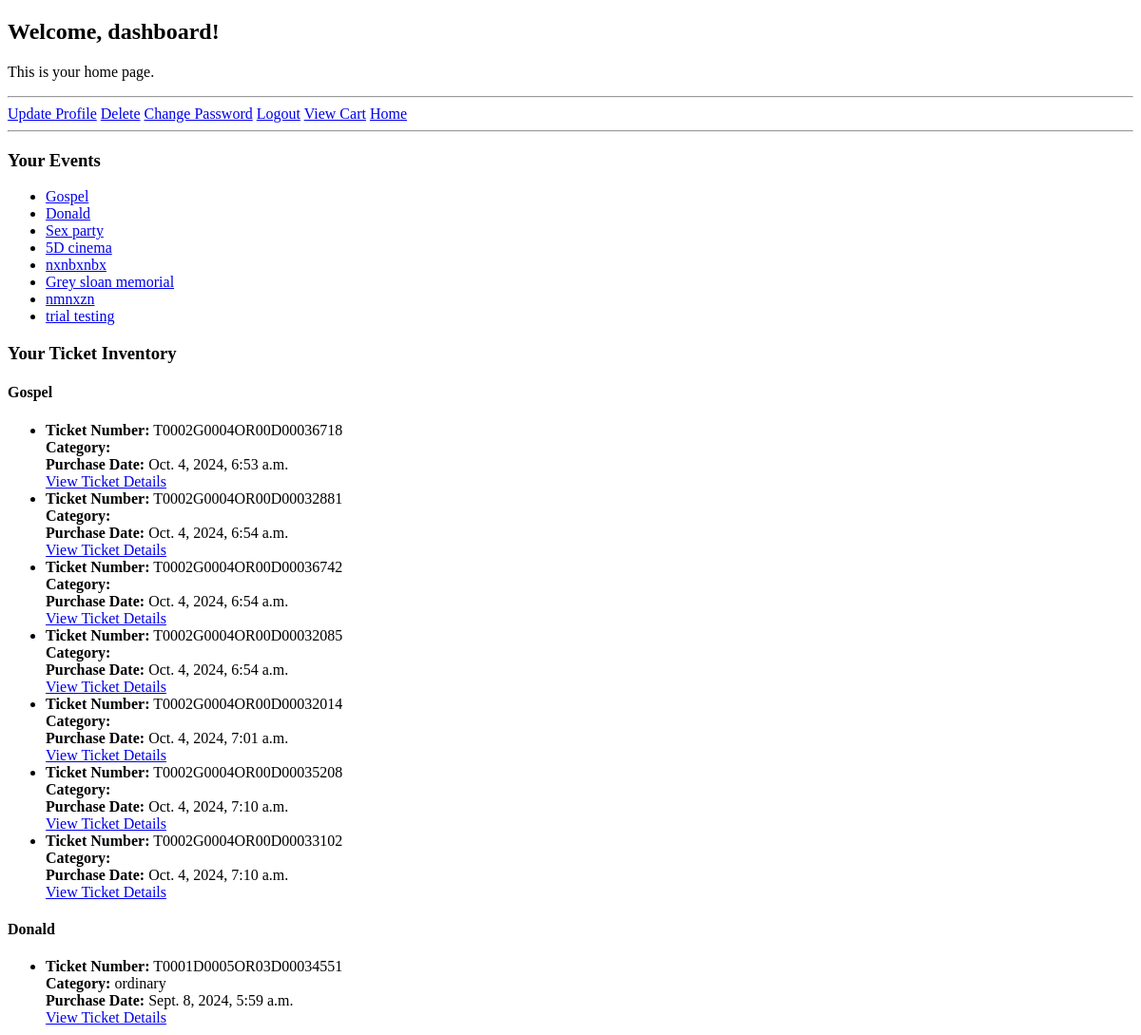
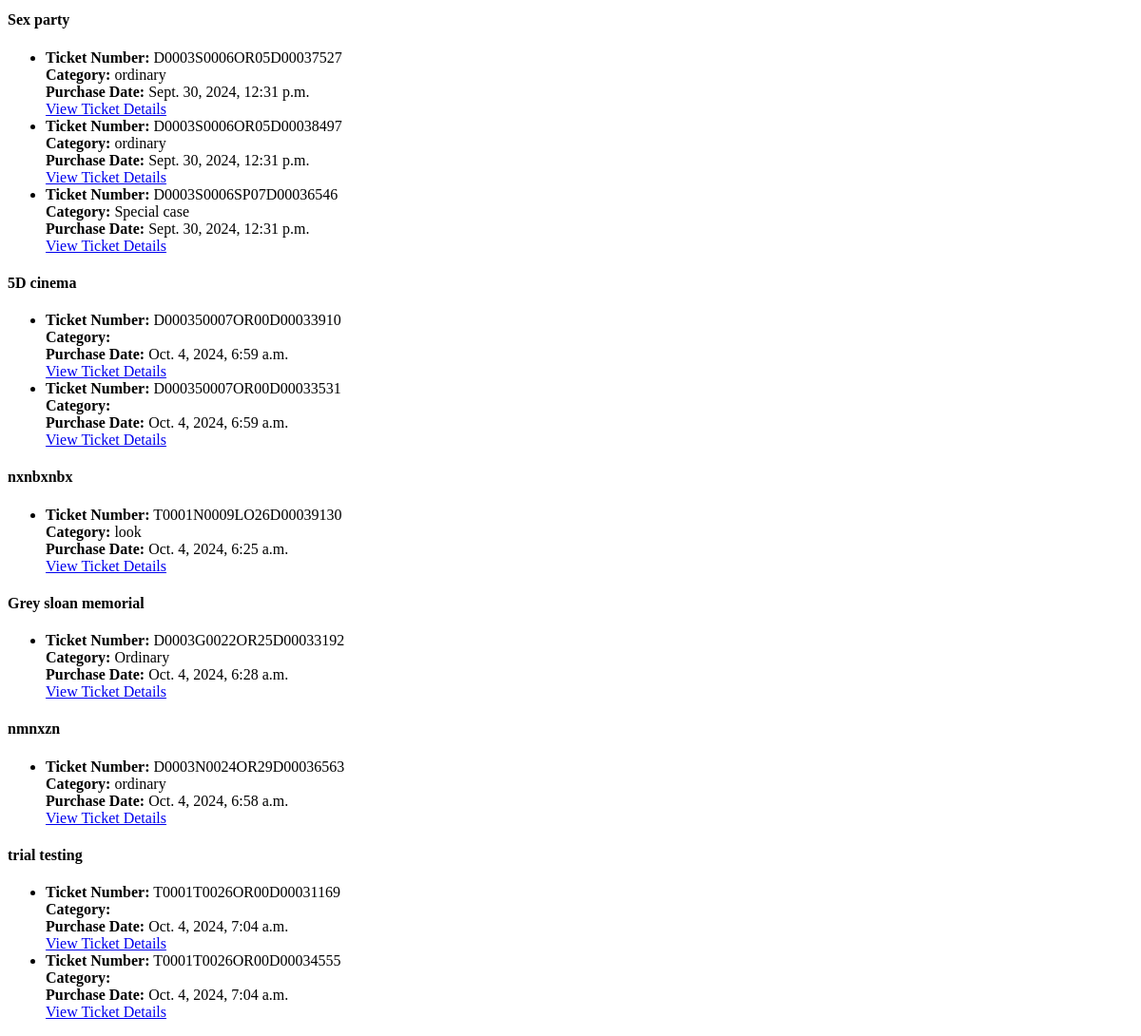
/customers/home/ (signed in), run on an earlier commit of the app's database (2 pictures, top to bottom).
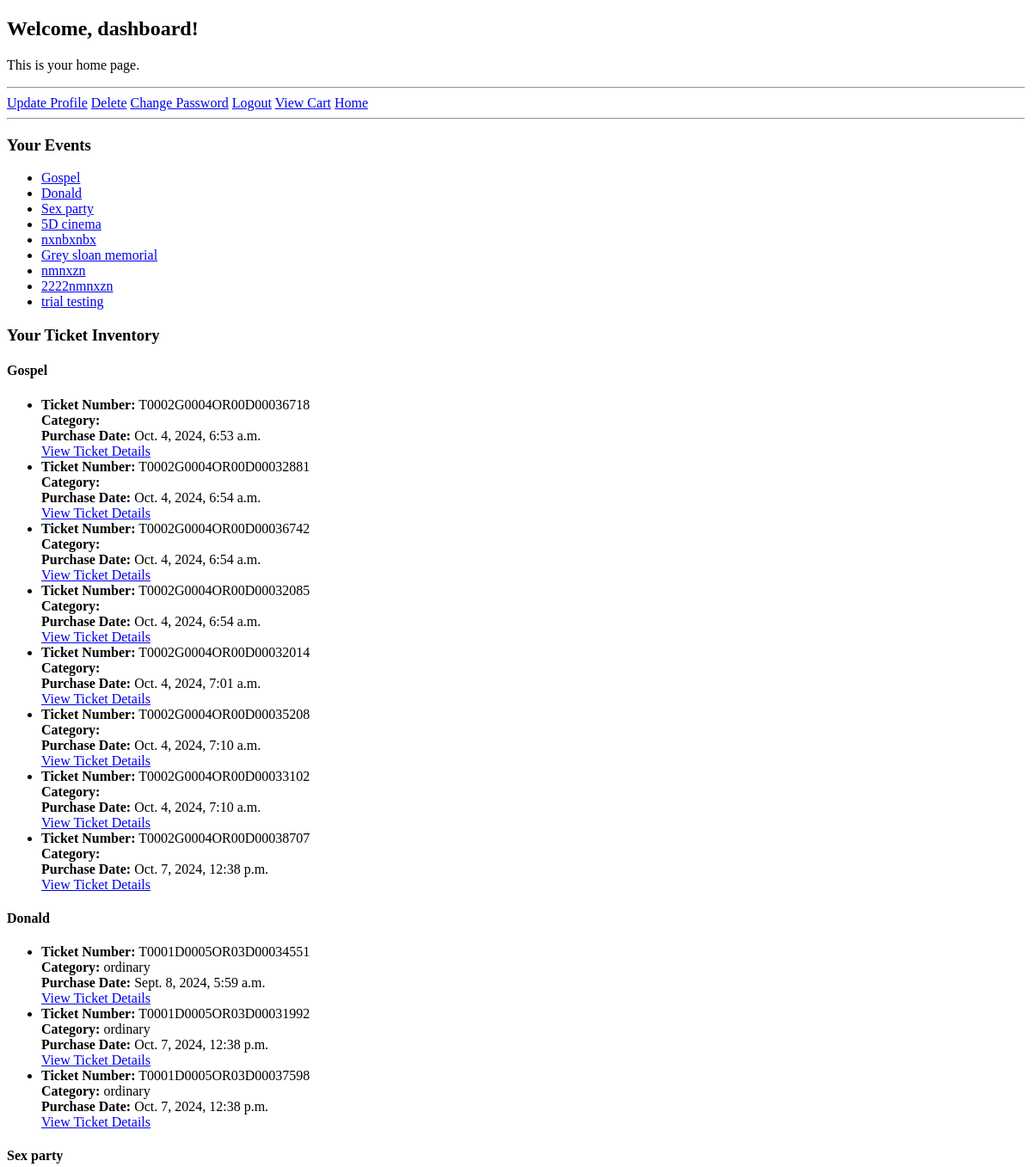
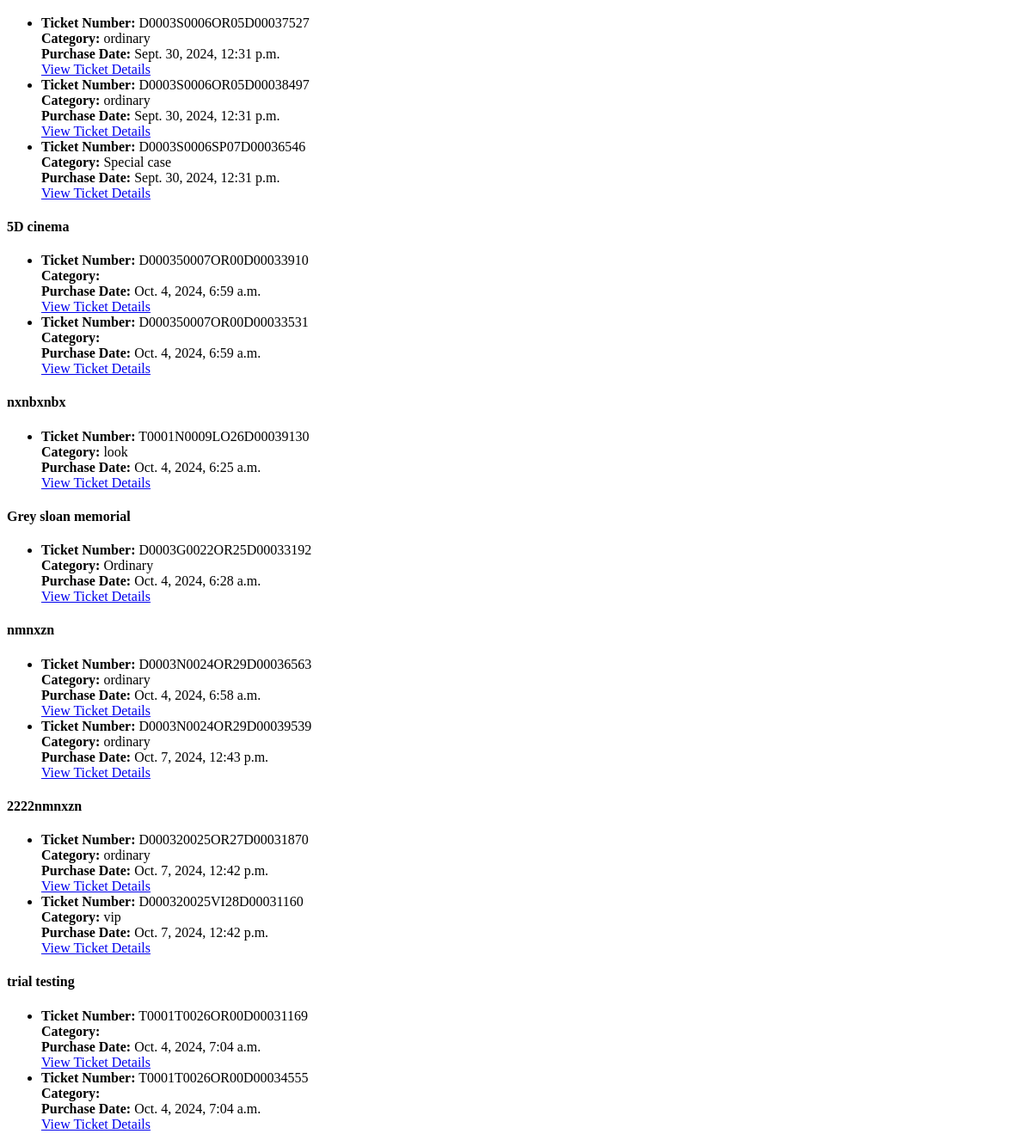
And on a later commit of the database (2 pictures, top to bottom).
### events/models.py (models this page shows, shortened)
class Event(models.Model):
    STATUS_CHOICES = [
        ('pending', 'Pending'),
        ('approved', 'Approved'),
        ('rejected', 'Rejected'),
    ]
    vendor = models.ForeignKey(Vendor, on_delete=models.CASCADE, related_name='events')
    poster = models.ImageField(upload_to='event_posters/')
    title = models.CharField(max_length=200)
    description = models.TextField()
    category = models.CharField(max_length=100)
    start_date = models.DateTimeField()
    end_date = models.DateTimeField(null=True, blank=True)
    venue_name = models.CharField(max_length=100)
    regular_price = models.DecimalField(max_digits=10, decimal_places=2)
    sale_price = models.DecimalField(max_digits=10, decimal_places=2, null=True, blank=True)
    tickets_available = models.PositiveIntegerField(null=True, blank=True)
    tickets_sold = models.PositiveIntegerField(default=0)
    status = models.CharField(max_length=10, choices=STATUS_CHOICES, default='pending')
    adminaction = models.ForeignKey(settings.AUTH_USER_MODEL, on_delete=models.SET_NULL, null=True, blank=True, editable=False)  # Stores the admin who approved/rejected

class TicketCategory(models.Model):
    event = models.ForeignKey(Event, on_delete=models.CASCADE, related_name='ticket_categories')  # Mandatory, linked to Event
    category_title = models.CharField(max_length=100)  # Required field
    category_price = models.DecimalField(max_digits=10, decimal_places=2)  # Required field
    category_tickets_available = models.PositiveIntegerField()  # Required field
    category_tickets_sold = models.PositiveIntegerField(default=0)  # New field to track tickets sold in this category

### tickets/models.py (models this page shows, shortened)
class Ticket(models.Model):
    ENTITY_TYPE_CHOICES = [
        ('customer', 'Customer'),
        ('vendor', 'Vendor'),
    ]
    event = models.ForeignKey(Event, on_delete=models.CASCADE, related_name='tickets')
    ticket_category = models.ForeignKey(TicketCategory, on_delete=models.CASCADE, null=True, blank=True)
    customer_username = models.CharField(max_length=255, blank=True, null=True)
    vendor = models.ForeignKey(Vendor, on_delete=models.CASCADE, related_name='tickets')
    ticket_number = models.CharField(max_length=20, unique=True)
    purchase_date = models.DateTimeField(auto_now_add=True)
    qr_code = models.ImageField(upload_to='qr_codes/', blank=True)
    entity_type = models.CharField(max_length=10, choices=ENTITY_TYPE_CHOICES)
    verified = models.BooleanField(default=False)

### customers/views.py (the view)
# urls.py: path('home/', CustomerHomeView.as_view(), name='customer_home'),
class CustomerHomeView(LoginRequiredMixin, TemplateView):
    template_name = 'customers/customer_home.html'
    def get_context_data(self, **kwargs):
        context = super().get_context_data(**kwargs)
        customer = self.request.user
        tickets = Ticket.objects.filter(customer_username=customer.username)
        events = {ticket.event for ticket in tickets}
        context['events'] = events
        context['tickets'] = tickets
        return context

### templates/customers/customer_home.html (shortened to what this page needs)
<!DOCTYPE html>
<html lang="en">
<head>
</head>
<body>
    <h2>Welcome, {{ user.username }}!</h2>
    <p>This is your home page.</p>
    <hr>
    <a href="{% url 'customer_update' %}">Update Profile</a>
    <a href="{% url 'customer_delete' %}">Delete</a>
    <a href="{% url 'customer_change_password' %}">Change Password</a>
    <a href="{% url 'customer_logout' %}">Logout</a>
    <a href="{% url 'view_cart' %}">View Cart</a>
    <a href="{% url 'all_events' %}">Home</a>
    <hr>
    <h3>Your Events</h3>
    <ul>
        {% for event in events %}
            <li><a href="{% url 'event_detail' event.id %}">{{ event.title }}</a></li>
        {% endfor %}
    </ul>
    <h3>Your Ticket Inventory</h3>
    {% for event in events %}
        <h4>{{ event.title }}</h4>
        <ul>
            {% for ticket in tickets %}
                {% if ticket.event == event %}
                    <li>
                        <strong>Ticket Number:</strong> {{ ticket.ticket_number }}<br>
                        <strong>Category:</strong> {{ ticket.ticket_category.category_title }}<br>
                        <strong>Purchase Date:</strong> {{ ticket.purchase_date }}<br>
                        <a href="{% url 'ticket_detail' ticket.id %}">View Ticket Details</a>
                    </li>
                {% endif %}
            {% endfor %}
        </ul>
    {% endfor %}
</body>
</html>

What changed in the data, as far as the page shows it:
now on this page (row edited): Event: title "2222nmnxzn"
added Ticket: ticket_number "T0002G0004OR00D00038707", purchase_date "Oct. 7, 2024, 12:38 p.m.", shown under Event "Gospel"
added Ticket: ticket_number "T0001D0005OR03D00031992", ticket_category.category_title "ordinary", purchase_date "Oct. 7, 2024, 12:38 p.m.", shown under Event "Donald"
added Ticket: ticket_number "T0001D0005OR03D00037598", ticket_category.category_title "ordinary", purchase_date "Oct. 7, 2024, 12:38 p.m.", shown under Event "Donald"
added Ticket: ticket_number "D0003N0024OR29D00039539", ticket_category.category_title "ordinary", purchase_date "Oct. 7, 2024, 12:43 p.m.", shown under Event "nmnxzn"
added Ticket: ticket_number "D000320025OR27D00031870", ticket_category.category_title "ordinary", purchase_date "Oct. 7, 2024, 12:42 p.m.", shown under "2222nmnxzn"
added Ticket: ticket_number "D000320025VI28D00031160", ticket_category.category_title "vip", purchase_date "Oct. 7, 2024, 12:42 p.m.", shown under "2222nmnxzn"
